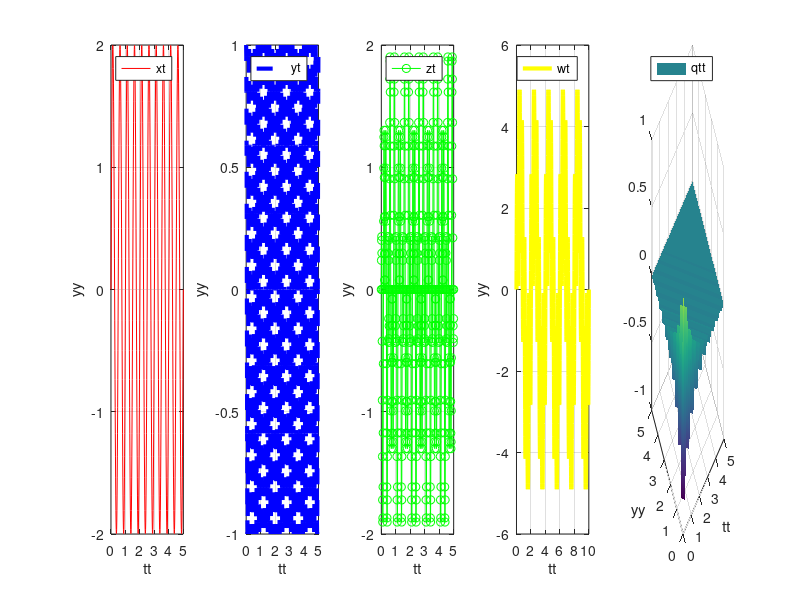

This figure's MATLAB source:
%alinea a)

Ta = 0.01;
t = 0:Ta:5;

xt = 2*sin(4*pi*t);

subplot(1,5,1)
plot(t,xt,'r')
legend("xt");
xlabel("tt");
ylabel("yy");
grid on;

%alinea b)

Ta = 0.01;
t = 0:Ta:5;

yt = cos(10*pi*t);

subplot(1,5,2)
plot(t,yt,'--b', 'LineWidth',3)
legend("yt");
xlabel("tt");
ylabel("yy");
grid on;

%alinea c)

Ta = 0.01;
t = 0:Ta:5;

zt = xt.*yt;

subplot(1,5,3)
plot(t,zt,'o- g')
legend("zt");
xlabel("tt");
ylabel("yy");
grid on;

%alinea d)

Ta = 0.01;
t = 0:Ta:10;

wt = 3*sin(pi*t) + 2*sin(6*pi*t);

subplot(1,5,4)
plot(t,wt,'y', 'LineWidth', 3)
legend("wt");
xlabel("tt");
ylabel("yy");
grid on;

%alinea e)

Ta = 0.01;
x = 0:Ta:5;
y = 0:Ta:5;
[XX,YY] = meshgrid(x,y);

subplot(1,5,5);
qtt = cos(4.*pi.*(XX+YY)).*exp(-abs(XX+YY));
surf(x,y,qtt) % sombreado interpolado
shading interp
legend("qtt");
xlabel("tt");
ylabel("yy");
grid on;

%exercicio 4
%% FAZER - AJUDAAA